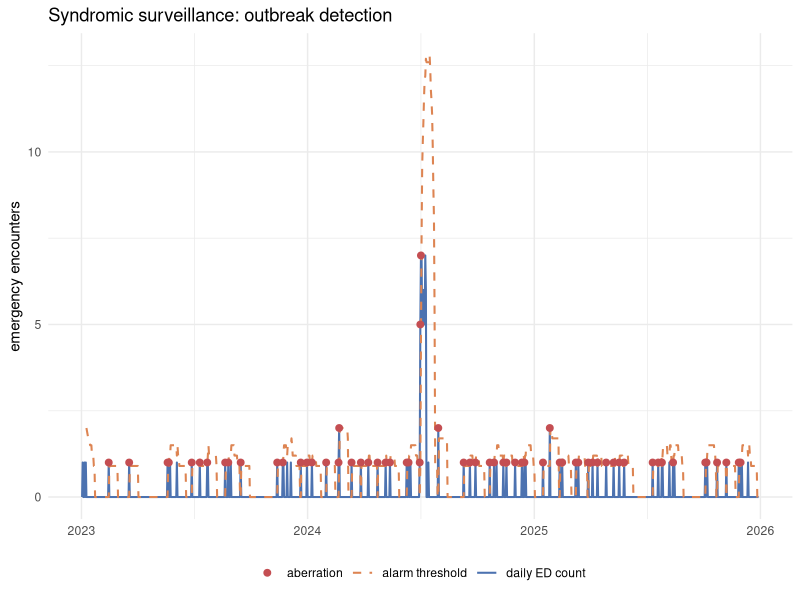

The R source for this figure:
## ---- chunk 1
#| label: setup
library(dplyr)
library(tibble)
library(ggplot2)

# --- Self-contained synthetic EHR generator (identical to earlier parts) ---

# This function creates a synthetic Electronic Health Record (EHR) dataset with multiple tables.
make_synthetic_ehr <- function(n_patients = 200, seed = 42) {
  set.seed(seed)

  # 1. Generate basic patient demographics
  first <- c("Ava","Liam","Noah","Mia","Zoe","Omar","Ivan","Sara","Leo","Nina",
             "Ruth","Kai","Yara","Theo","Ida","Sam","Ana","Eli","Rex","Uma")
  last  <- c("Khan","Ortiz","Chen","Diaz","Patel","Ali","Brown","Nash","Reed","Vega",
             "Cole","Frost","Grant","Hale","Iqbal","Jain","Kerr","Lund","Mora","Park")
  ages <- sample(18:89, n_patients, replace = TRUE)
  patients <- tibble(
    patient_id = sprintf("P%d", 1000 + 0:(n_patients - 1)),
    given_name = sample(first, n_patients, replace = TRUE),
    family_name = sample(last, n_patients, replace = TRUE),
    sex = sample(c("male", "female"), n_patients, replace = TRUE, prob = c(0.49, 0.51)),
    age = ages,
    birth_year = 2026 - ages
  )

  # 2. Simulate encounters for each patient (each patient has 1-4 encounters)
  enc_types <- c("ambulatory", "emergency", "inpatient", "wellness")
  enc_rows <- vector("list", n_patients)
  eid <- 0
  for (i in seq_len(n_patients)) {
    pid <- patients$patient_id[i]
    n_enc <- sample(1:4, 1)
    day <- sample(0:(365 * 3 - 1), n_enc, replace = TRUE)  # encounter at random day over 3 years
    ids <- sprintf("E%05d", eid + seq_len(n_enc))
    eid <- eid + n_enc
    enc_rows[[i]] <- tibble(
      encounter_id = ids,
      patient_id = pid,
      encounter_type = sample(enc_types, n_enc, replace = TRUE, prob = c(0.55, 0.15, 0.10, 0.20)),
      date = as.Date("2023-01-01") + day
    )
  }
  encounters <- bind_rows(enc_rows)

  # 3. Generate observations for each encounter (70% chance per observation type per encounter)
  obs_defs <- tribble(
    ~observation,               ~unit,   ~lo,  ~hi,
    "Body height",               "cm",    150,  195,
    "Body weight",                "kg",    50,   110,
    "Systolic blood pressure",   "mmHg",  100,  165,
    "Heart rate",                 "/min",  55,   100,
    "Hemoglobin A1c",             "%",     4.8,  9.5
  )
  obs_rows <- vector("list", nrow(encounters))
  for (i in seq_len(nrow(encounters))) {
    e <- encounters[i, ]
    keep <- runif(nrow(obs_defs)) < 0.7  # 70% probability to record the observation
    if (any(keep)) {
      d <- obs_defs[keep, ]
      obs_rows[[i]] <- tibble(
        encounter_id = e$encounter_id,
        patient_id = e$patient_id,
        observation = d$observation,
        value = round(runif(nrow(d), d$lo, d$hi), 1),
        unit = d$unit,
        date = e$date
      )
    }
  }
  observations <- bind_rows(obs_rows) %>%
    mutate(observation_id = sprintf("O%06d", row_number())) %>%
    relocate(observation_id)

  # 4. Assign 0-3 random conditions per patient from a predefined pool
  cond_pool <- c("Essential hypertension", "Type 2 diabetes mellitus", "Asthma",
                 "Acute bronchitis", "Major depressive disorder", "Osteoarthritis",
                 "Chronic kidney disease", "Anemia")
  cond_rows <- vector("list", n_patients)
  for (i in seq_len(n_patients)) {
    pid <- patients$patient_id[i]
    n_c <- sample(0:3, 1)
    if (n_c > 0) {
      cond_rows[[i]] <- tibble(patient_id = pid, condition = sample(cond_pool, n_c, replace = FALSE))
    }
  }
  conditions <- bind_rows(cond_rows) %>%
    mutate(condition_id = sprintf("C%05d", row_number())) %>%
    relocate(condition_id)

  # 5. Assign 0-3 random medications per patient from a medication pool
  med_pool <- c("Lisinopril", "Metformin", "Albuterol", "Atorvastatin", "Sertraline",
                "Amoxicillin", "Ibuprofen", "Hydrochlorothiazide")
  med_rows <- vector("list", n_patients)
  for (i in seq_len(n_patients)) {
    pid <- patients$patient_id[i]
    n_m <- sample(0:3, 1)
    if (n_m > 0) {
      med_rows[[i]] <- tibble(patient_id = pid, medication = sample(med_pool, n_m, replace = FALSE))
    }
  }
  medications <- bind_rows(med_rows) %>%
    mutate(medication_id = sprintf("M%05d", row_number())) %>%
    relocate(medication_id)

  # Return the complete synthetic EHR as a list of tables
  list(
    patients = patients,
    encounters = encounters,
    observations = observations,
    conditions = conditions,
    medications = medications
  )
}

# Actually generate the data and display a summary of each table's size
ehr <- make_synthetic_ehr()
cat("Tables:", paste(sprintf("%s (%d)", names(ehr), sapply(ehr, nrow)), collapse = ", "), "\n")
## ---- chunk 2
# Define two lists mimicking reportable conditions and those that are actually notifiable (require action).
# In reality, these lists are determined by state or national public health laws and may be much longer.
REPORTABLE <- list(
  "Acute bronchitis" = "respiratory-syndrome-monitored",  # Imagine this code means the condition is tracked for public health
  "Asthma" = "chronic-not-reportable"                     # While asthma is relevant, it's not mandated for reporting here
)
NOTIFIABLE <- c("Acute bronchitis")  # Of the reportable list, this condition is to be automatically flagged for action

# Extract the 'conditions' table from our synthetic electronic health record (EHR)
cond <- ehr$conditions

# Find all rows where the patient's condition matches a 'notifiable' condition, i.e., should be reported
triggered <- cond %>% filter(condition %in% NOTIFIABLE)

# Annotate these flagged rows with a new column: the type of report they trigger (here, an "electronic case report" or eCR)
triggered <- triggered %>% mutate(report_type = "eCR (electronic case report)")

# Print how many cases were triggered for reporting
cat(sprintf("Reportable cases triggered: %d\n", nrow(triggered)))

# Display a few columns (patient id, condition, report type) of the first triggered cases, without row index numbers
print(as.data.frame(head(triggered %>% select(patient_id, condition, report_type))), row.names = FALSE)
## ---- chunk 3
# Make a copy of the encounters table and ensure the 'date' column is in Date format
enc <- ehr$encounters
enc$date <- as.Date(enc$date)

# Calculate the number of emergency encounters per day:
# 1. Filter to only emergency encounters
# 2. Group by date, count occurrences, and name the result 'count'
daily_counts <- enc %>%
  filter(encounter_type == "emergency") %>%
  count(date, name = "count")

# Create a complete date range from the earliest to latest encounter date, one entry per day
idx <- seq(min(enc$date), max(enc$date), by = "day")
# Reindex the series to this full date range, filling days with no events with zero
daily <- tibble(date = idx) %>%
  left_join(daily_counts, by = "date") %>%
  mutate(count = ifelse(is.na(count), 0, count))

# Simulate a 10-day outbreak in the middle of the time series by adding elevated counts for those days
set.seed(7)  # Fixed seed for reproducibility
outbreak_start <- daily$date[floor(nrow(daily) / 2) + 1]  # Middle date of the series
outbreak_days <- seq(outbreak_start, by = "day", length.out = 10)
bump <- sample(4:8, 10, replace = TRUE)  # Add 4-8 events per outbreak day
daily$count[daily$date %in% outbreak_days] <- daily$count[daily$date %in% outbreak_days] + bump

# Output summary stats
cat("Daily syndromic series built:", nrow(daily), "days\n")
# Baseline mean is calculated as the average count in the first quarter of the series
cat("Baseline mean:", round(mean(daily$count[1:floor(nrow(daily) / 4)]), 2), "\n")
## ---- chunk 4
# Function to detect statistical aberrations in a time series using a simplified CDC EARS C1 algorithm.
# This identifies days where the number of observed events ("count") is unexpectedly high
# compared to the preceding days, indicating a possible outbreak.

detect_aberrations <- function(dates, counts, window = 14, k = 3) {
  n <- length(counts)
  roll_mean <- rep(NA_real_, n)
  roll_sd <- rep(NA_real_, n)

  # Rolling mean/sd over a trailing window (excluding the current day, i.e. shift(1))
  for (i in seq_len(n)) {
    lo <- max(1, i - window)
    hi <- i - 1
    if (hi >= lo && (hi - lo + 1) >= 7) {  # min_periods = 7
      w <- counts[lo:hi]
      roll_mean[i] <- mean(w)
      roll_sd[i] <- sd(w)
    }
  }
  roll_sd[is.na(roll_sd)] <- 1  # Use 1 as default std if insufficient prior data

  # The threshold for flagging a potential aberration: mean + k*std
  threshold <- roll_mean + k * roll_sd

  # Alarm (TRUE/FALSE): did today's count exceed the calculated threshold?
  flags <- counts > threshold
  flags[is.na(flags)] <- FALSE

  # Return a tibble showing the day's count, calculated threshold, and alarm status
  tibble(date = dates, count = counts, threshold = round(threshold, 1), alarm = flags)
}

# Apply aberration detection to the daily time series
signal <- detect_aberrations(daily$date, daily$count)

# Extract the days that triggered alarms (potential outbreaks)
alarms <- signal %>% filter(alarm)

cat(sprintf("Aberration days flagged: %d\n", nrow(alarms)))
# Display first 8 alarms with their observed count and calculated threshold
print(as.data.frame(head(alarms[, c("date", "count", "threshold")], 8)), row.names = FALSE)
## ---- chunk 5
#| label: fig-syndromic-surveillance
#| fig-width: 9
#| fig-height: 3.6
# Plot the time series with detected aberrations and thresholds for visual inspection.

# Plot daily emergency department (ED) counts, alarm threshold, and flagged aberrations.
ggplot(signal, aes(x = date)) +
  geom_line(aes(y = count, color = "daily ED count"), linewidth = 0.7) +
  geom_line(aes(y = threshold, color = "alarm threshold"), linetype = "dashed", linewidth = 0.7) +
  geom_point(data = alarms, aes(y = count, color = "aberration"), size = 2, zorder = 5) +
  scale_color_manual(
    name = NULL,
    values = c("daily ED count" = "#4C72B0", "alarm threshold" = "#DD8452", "aberration" = "#C44E52")
  ) +
  labs(title = "Syndromic surveillance: outbreak detection", x = NULL, y = "emergency encounters") +
  theme_minimal(base_size = 11) +
  theme(legend.position = "bottom")
## ---- chunk 6
# --- Create a diabetes registry: patients with either a T2DM diagnosis OR elevated A1c (>= 6.5) ---

# 1. Gather all lab observations.
obs <- ehr$observations

# 2. Identify patients with a diagnosis code for Type 2 diabetes mellitus (T2DM).
dx_dm <- unique(cond$patient_id[cond$condition == "Type 2 diabetes mellitus"])

# 3. For each patient, get their highest Hemoglobin A1c lab value.
a1c <- obs %>%
  filter(observation == "Hemoglobin A1c") %>%
  group_by(patient_id) %>%
  summarize(value = max(value), .groups = "drop")

# 4. Identify patients who have ever had an A1c indicating diabetes (A1c >= 6.5).
lab_dm <- a1c$patient_id[a1c$value >= 6.5]

# 5. Combine patients identified by diagnosis or by lab result to form the registry.
registry_ids <- union(dx_dm, lab_dm)

# 6. Extract patient records for those in the registry.
registry <- ehr$patients %>% filter(patient_id %in% registry_ids)

# 7. Merge each registry patient with their highest recorded A1c value (if any).
registry <- registry %>% left_join(a1c %>% rename(max_a1c = value), by = "patient_id")

# 8. Compute population metrics and output summary:
n_total <- nrow(ehr$patients)
cat(sprintf("Diabetes registry: %d patients (%.1f%% of population)\n",
            nrow(registry), 100 * nrow(registry) / n_total))
cat(sprintf("  identified by diagnosis: %d | by A1c lab: %d\n", length(dx_dm), length(lab_dm)))
cat(sprintf("  mean age: %.1f\n", mean(registry$age)))
poor_control <- !is.na(registry$max_a1c) & registry$max_a1c >= 8
cat(sprintf("  %% with poor control (A1c>=8): %.1f%%\n", 100 * mean(poor_control)))
